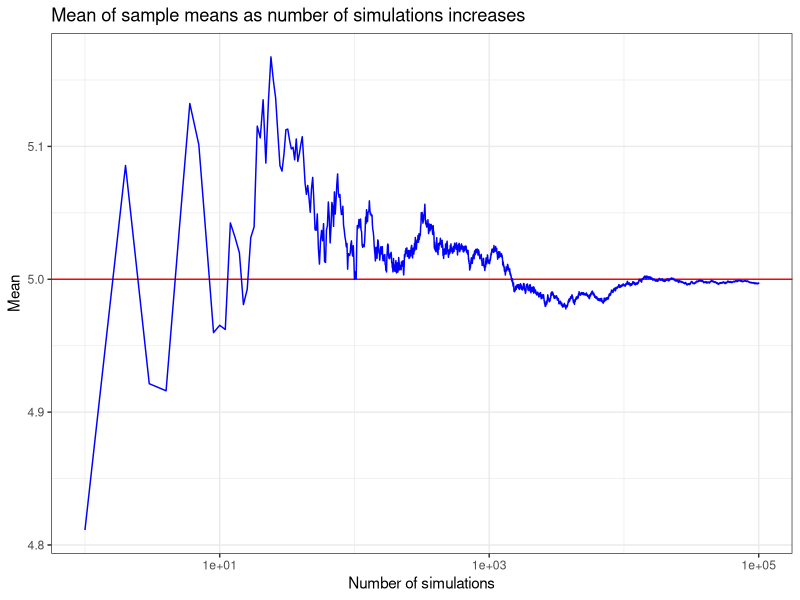
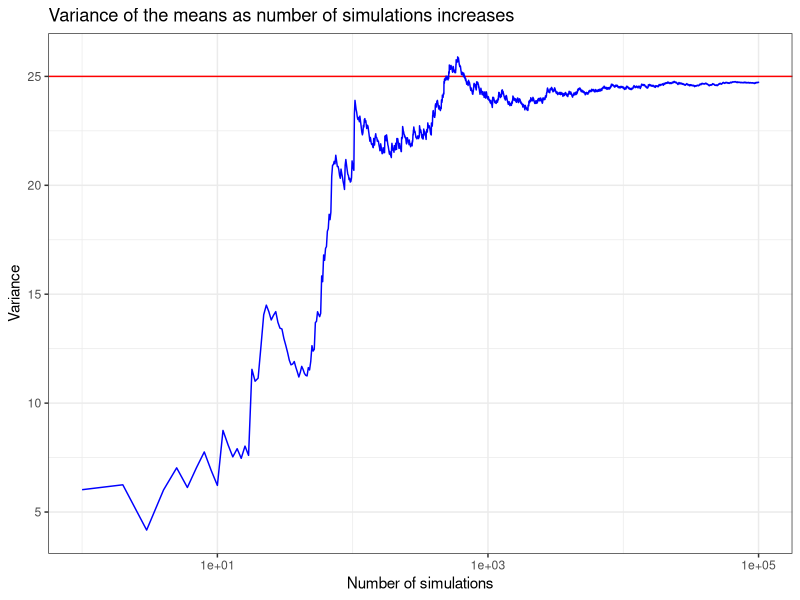
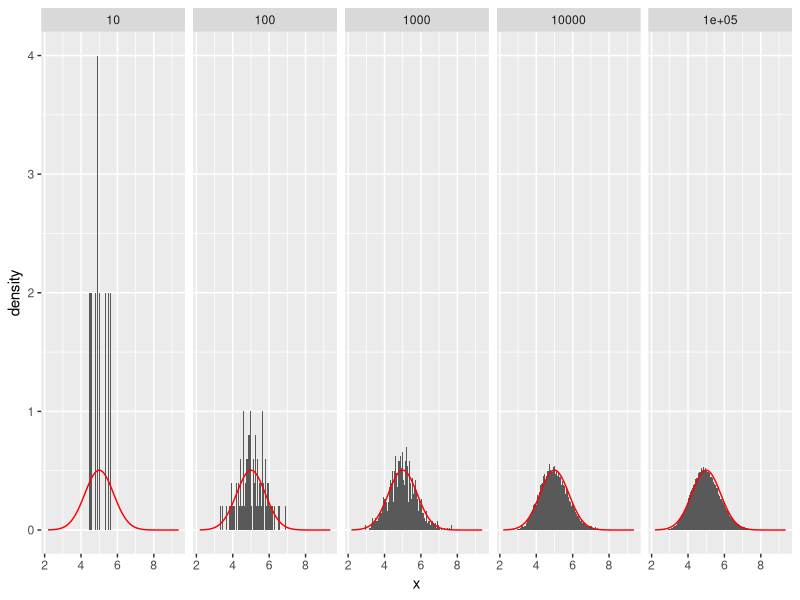

Generate these figures, in order, with R:
## ---- chunk 1
knitr::opts_chunk$set(warning=FALSE, message=FALSE)
library('ggplot2')
## ---- chunk 2
lambda <- 0.2
## ---- chunk 3
theoritical_mean <- 1/lambda
theoritical_mean
## ---- chunk 4
theoritical_var <- 1 / lambda^2
theoritical_var
## ---- chunk 5
set.seed(123)
nb_obs <- 100000
sample_means <- NULL
sample_vars <- NULL
for (i in 1 : nb_obs) {
    f <- rexp(40, lambda)
    sample_means <- c(sample_means, mean(f))
}
## ---- chunk 6
cum_means <- cumsum(sample_means) / (1:nb_obs)
g <- ggplot(data.frame(x=1:nb_obs, y=cum_means), aes(x=x, y=y))
g <- g + geom_hline(yintercept = theoritical_mean, color="red")
g <- g + geom_line(color="blue")
g <- g + labs(title = "Mean of sample means as number of simulations increases",
              x = "Number of simulations",
              y = "Mean")
g <- g + theme_bw()
g <- g + scale_x_log10()
g
## ---- chunk 7
vars <- NULL
# we calculate the variance of the means, starting with the first 2 means
for (i in 2:nb_obs) {
    vars <- c(vars, sd(sample_means[1:i])^2 * 40)
}
g2 <- ggplot(data.frame(x=1:(nb_obs-1), y=vars), aes(x=x, y=y))
g2 <- g2 + geom_hline(yintercept = theoritical_var, color="red")
g2 <- g2 + geom_line(color="blue")
g2 <- g2 + labs(title = "Variance of the means as number of simulations increases",
                x = "Number of simulations",
                y = "Variance")
g2 <- g2 + theme_bw()
g2 <- g2 + scale_x_log10()
g2
## ---- chunk 8
data <- NULL
# let's build the samples for 10, 100, 1000, 10000 and 100 000 observations
data <- rbind(
    data.frame(obs=rep(10, each=10), x=sample_means[1:10]),
    data.frame(obs=rep(100, each=100), x=sample_means[1:100]),
    data.frame(obs=rep(1000, each=1000), x=sample_means[1:1000]),
    data.frame(obs=rep(10000, each=10000), x=sample_means[1:10000]),
    data.frame(obs=rep(100000, each=100000), x=sample_means[1:100000])
    )
g3 <- ggplot(data, aes(x = x))
g3 <- g3 + geom_histogram(aes(y=..density..), binwidth=.05)
# plot normal distribution, with parameters as per the Central Limit Theorem
g3 <- g3 + stat_function(fun = dnorm,
                         color="red",
                         args=list(mean=5, sd=sqrt(theoritical_var / 40)))
# plot panel plots by number of observations
g3 <- g3 + facet_grid(. ~ obs)
g3
